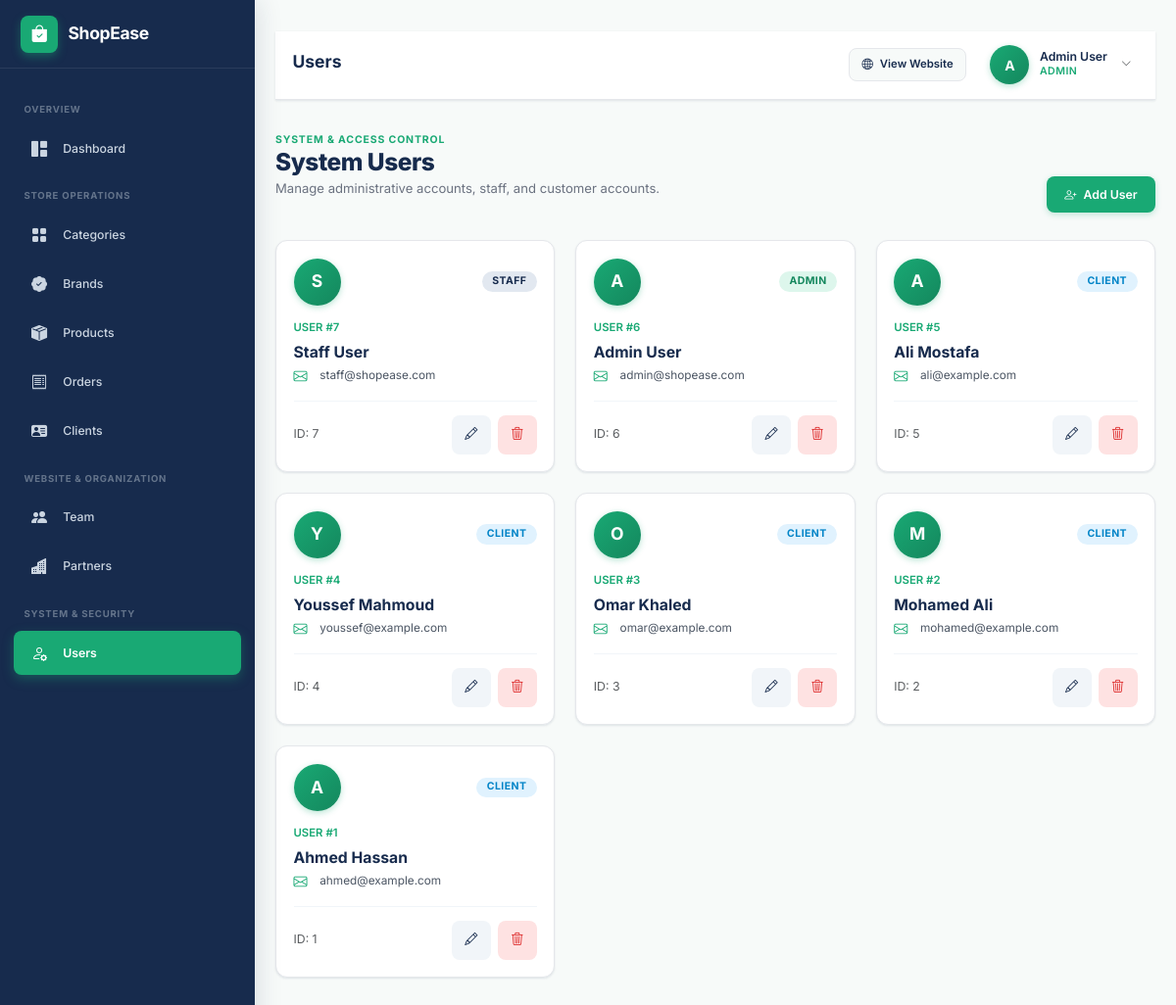
/admin/pages/users/index.php (signed in), run on the app's committed database.
### tables this page shows
CREATE TABLE `users` (
  `id` int(10) UNSIGNED NOT NULL,
  `name` varchar(100) NOT NULL,
  `email` varchar(150) NOT NULL,
  `password` varchar(255) NOT NULL,
  `role` enum('Admin','Client','Staff') NOT NULL DEFAULT 'Client',
  `created_at` timestamp NOT NULL DEFAULT current_timestamp()
);

### admin/pages/users/index.php (the view, shortened to what this page needs)
<?php
include '../../includes/header.php';
include '../../../config/database.php';
$query = 'SELECT * FROM users ORDER BY id DESC;';
$result = mysqli_query($conn, $query);
$usersList = [];
if ($result) {
    while ($row = mysqli_fetch_assoc($result)) {
        $usersList[] = $row;
    }
}
?>
<div class="admin-layout">
    <?php include '../../includes/sidebar.php'; ?>
    <main class="admin-content">
        <?php include '../../includes/navbar.php'; ?>
        <div class="page-header">
            <div>
                <span class="page-eyebrow">SYSTEM & ACCESS CONTROL</span>
                <h1>System Users</h1>
                <p>Manage administrative accounts, staff, and customer accounts.</p>
            </div>
            <div class="page-actions">
                <a href="create.php" class="btn btn-primary">
                    <i class="bi bi-person-plus"></i>
                    <span>Add User</span>
                </a>
            </div>
        </div>
        <?php if (!empty($usersList)) { ?>
            <div class="entity-card-grid">
                <?php foreach ($usersList as $user) {
                    $roleClass = 'badge-mint';
                    if ($user['role'] === 'Admin') $roleClass = 'badge-mint';
                    elseif ($user['role'] === 'Staff') $roleClass = 'badge-dark';
                    else $roleClass = 'badge-info';
                ?>
                    <article class="entity-card">
                        <div class="entity-card-body">
                            <div class="d-flex align-items-center justify-content-between mb-3">
                                <div class="admin-avatar" style="width: 48px; height: 48px; font-size: 1.25rem;">
                                    <?= strtoupper(substr($user['name'], 0, 1)) ?>
                                </div>
                                <span class="badge <?= $roleClass ?>"><?= htmlspecialchars($user['role'] ?? 'User') ?></span>
                            </div>
                            <span class="entity-subtitle">USER #<?= $user['id']; ?></span>
                            <h2 class="entity-title mb-1"><?= htmlspecialchars($user['name']); ?></h2>
                            <div class="info-row mb-3">
                                <i class="bi bi-envelope"></i>
                                <span class="text-truncate"><?= htmlspecialchars($user['email']); ?></span>
                            </div>
                            <div class="entity-card-footer">
                                <span class="text-muted small">ID: <?= $user['id'] ?></span>
                                <div class="icon-action-group">
                                    <a href="edit.php?id=<?= $user['id']; ?>" class="icon-action action-edit" aria-label="Edit user" title="Edit User">
                                        <i class="bi bi-pencil"></i>
                                    </a>
                                    <a href="delete.php?id=<?= $user['id']; ?>" class="icon-action action-delete" aria-label="Delete user" title="Delete User">
                                        <i class="bi bi-trash3"></i>
                                    </a>
                                </div>
                            </div>
                        </div>
                    </article>
                <?php } ?>
            </div>
        <?php } ?>
    </main>
</div>
<?php include '../../includes/footer.php'; ?>

### data on the page
users: name "S", role "STAFF", id "7", name "Staff User", email "staff@shopease.com"
users: name "A", role "ADMIN", id "6", name "Admin User", email "admin@shopease.com"
users: name "A", role "CLIENT", id "5", name "Ali Mostafa", email "ali@example.com"
users: name "Y", role "CLIENT", id "4", name "Youssef Mahmoud", email "youssef@example.com"
users: name "O", role "CLIENT", id "3", name "Omar Khaled", email "omar@example.com"
users: name "M", role "CLIENT", id "2", name "Mohamed Ali", email "mohamed@example.com"
users: name "A", role "CLIENT", id "1", name "Ahmed Hassan", email "ahmed@example.com"

### other printed values
$pageHeading "Users"
substr($_SESSION['admin_name'] ?? 'A', 0, 1) "A"
$_SESSION['admin_name'] "Admin User"
$_SESSION['admin_role'] "ADMIN"
